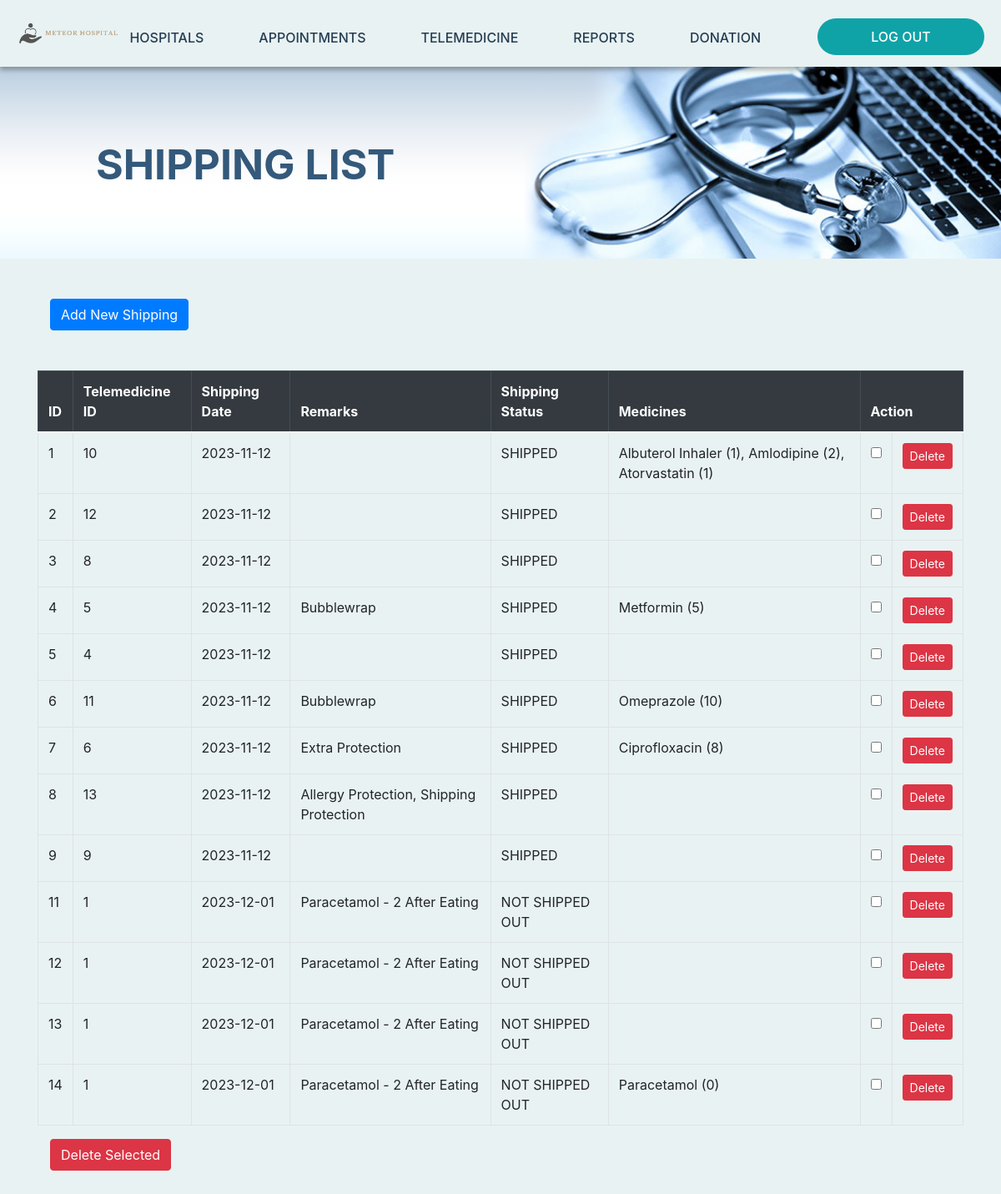
Screenshot of /shipping_list.php with the database file from the repository.
### tables this page shows
CREATE TABLE `shippings` (
  `shippingID` int(11) NOT NULL COMMENT 'Shipping ID',
  `telemedicineID` int(11) NOT NULL COMMENT 'Reference to telemedicine table',
  `remarks` varchar(255) DEFAULT NULL COMMENT 'Remarks',
  `shippingDate` date NOT NULL COMMENT 'Date of shipping',
  `shippingStatus` varchar(30) DEFAULT 'NOT SHIPPED OUT' COMMENT 'Send out or not'
);

### shipping_list.php (the view, shortened to what this page needs)
<?php
include("connection.php");
include("header.php");
include("navigation-admin.php");
$sql = "SELECT s.shippingID, s.telemedicineID, s.shippingDate, s.remarks, s.shippingStatus,
               GROUP_CONCAT(CONCAT(m.medicineName, ' (', sm.quantity, ')') SEPARATOR ', ') AS medicines
        FROM shippings s
        LEFT JOIN shippings_medicine sm ON s.shippingID = sm.shippingID
        LEFT JOIN medicine m ON sm.medicineID = m.medicineID
        GROUP BY s.shippingID";
$result = $mysqli->query($sql);
?>
<div class="banner-appointment-list">
    <div class="col-md-8 intro">
        <div class="banner-text">
            <p class="page-title">SHIPPING LIST</p>
        </div>
    </div>
</div>
<div class="container mt-5">
    <div class="container mt-3">
        <a href="new_shipping.php" class="btn btn-primary mb-5 ml-0">Add New Shipping</a>
    </div>
    <form method="post">
        <table class="table table-bordered table-hover">
            <thead class="thead-dark">
                <tr>
                    <th>ID</th>
                    <th>Telemedicine ID</th>
                    <th>Shipping Date</th>
                    <th>Remarks</th>
                    <th>Shipping Status</th>
                    <th>Medicines</th>
                    <th colspan="2">Action</th>
                </tr>
            </thead>
            <tbody>
                <?php
                if ($result) {
                    while ($row = $result->fetch_assoc()) {
                        echo "<tr>";
                        echo "<td>" . $row["shippingID"] . "</td>";
                        echo "<td>" . $row["telemedicineID"] . "</td>";
                        echo "<td>" . $row["shippingDate"] . "</td>";
                        echo "<td>" . $row["remarks"] . "</td>";
                        echo "<td>" . $row["shippingStatus"] . "</td>";
                        echo "<td>" . $row["medicines"] . "</td>";
                        echo "<td><input type='checkbox' name='selected_shippings[]' value='" . $row["shippingID"] . "'></td>";
                        echo "<td><a href='delete.php?table=shippings&column=shippingID&ID=" . $row["shippingID"] . "' class='btn btn-danger btn-sm'>Delete</a></td>";
                        echo "</tr>";
                    }
                } else {
                    echo "<tr><td colspan='7'>No shipping records found.</td></tr>";
                }
                ?>
            </tbody>
        </table>
        <div class="container mt-3">
            <button type='submit' class='btn btn-danger mb-5' name='delete_selected'>Delete Selected</button>
        </div>
    </form>
</div>

### index.css (style rules this page uses)
body { background-color: #e9f2f2; }
.banner-appointment-list { margin-left: auto; margin-right: auto; width: 100%; height: 230px; background-image: url("images/admin-appointment.png"); background-size: cover; background-position: center; }
.banner-text { width: 100%; padding-left: 100px; }
.page-title { font-size: 50px; font-weight: 700; color: #34597a; }

### main.css (style rules this page uses)
.intro { padding-top: 80px; }

### rows the page displays
shippings: shippingID "1", telemedicineID "10", shippingDate "2023-11-12", shippingStatus "SHIPPED", medicines "Albuterol Inhaler (1), Amlodipine (2), Atorvastatin (1)"
shippings: shippingID "2", telemedicineID "12", shippingDate "2023-11-12", shippingStatus "SHIPPED"
shippings: shippingID "3", telemedicineID "8", shippingDate "2023-11-12", shippingStatus "SHIPPED"
shippings: shippingID "4", telemedicineID "5", shippingDate "2023-11-12", remarks "Bubblewrap", shippingStatus "SHIPPED", medicines "Metformin (5)"
shippings: shippingID "5", telemedicineID "4", shippingDate "2023-11-12", shippingStatus "SHIPPED"
shippings: shippingID "6", telemedicineID "11", shippingDate "2023-11-12", remarks "Bubblewrap", shippingStatus "SHIPPED", medicines "Omeprazole (10)"
shippings: shippingID "7", telemedicineID "6", shippingDate "2023-11-12", remarks "Extra Protection", shippingStatus "SHIPPED", medicines "Ciprofloxacin (8)"
shippings: shippingID "8", telemedicineID "13", shippingDate "2023-11-12", remarks "Allergy Protection, Shipping Protection", shippingStatus "SHIPPED"
shippings: shippingID "9", telemedicineID "9", shippingDate "2023-11-12", shippingStatus "SHIPPED"
shippings: shippingID "11", telemedicineID "1", shippingDate "2023-12-01", remarks "Paracetamol - 2 After Eating", shippingStatus "NOT SHIPPED OUT"
shippings: shippingID "12", telemedicineID "1", shippingDate "2023-12-01", remarks "Paracetamol - 2 After Eating", shippingStatus "NOT SHIPPED OUT"
shippings: shippingID "13", telemedicineID "1", shippingDate "2023-12-01", remarks "Paracetamol - 2 After Eating", shippingStatus "NOT SHIPPED OUT"
shippings: shippingID "14", telemedicineID "1", shippingDate "2023-12-01", remarks "Paracetamol - 2 After Eating", shippingStatus "NOT SHIPPED OUT", medicines "Paracetamol (0)"
